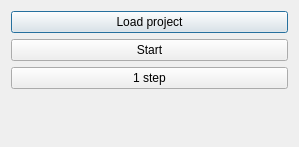
<?xml version="1.0" encoding="UTF-8"?>
<ui version="4.0">
 <class>ShallowWater_Dialog</class>
 <widget class="QDialog" name="ShallowWater_Dialog">
  <property name="geometry">
   <rect>
    <x>0</x>
    <y>0</y>
    <width>299</width>
    <height>147</height>
   </rect>
  </property>
  <property name="windowTitle">
   <string>Dialog</string>
  </property>
  <layout class="QGridLayout" name="gridLayout">
   <item row="0" column="0">
    <widget class="QPushButton" name="button_load">
     <property name="text">
      <string>Load project</string>
     </property>
    </widget>
   </item>
   <item row="1" column="0">
    <widget class="QPushButton" name="button_start_stop">
     <property name="text">
      <string>Start</string>
     </property>
    </widget>
   </item>
   <item row="2" column="0">
    <widget class="QPushButton" name="button_1_step">
     <property name="text">
      <string>1 step</string>
     </property>
    </widget>
   </item>
   <item row="3" column="0">
    <spacer name="verticalSpacer">
     <property name="orientation">
      <enum>Qt::Vertical</enum>
     </property>
     <property name="sizeHint" stdset="0">
      <size>
       <width>20</width>
       <height>42</height>
      </size>
     </property>
    </spacer>
   </item>
  </layout>
 </widget>
 <resources/>
 <connections/>
</ui>
